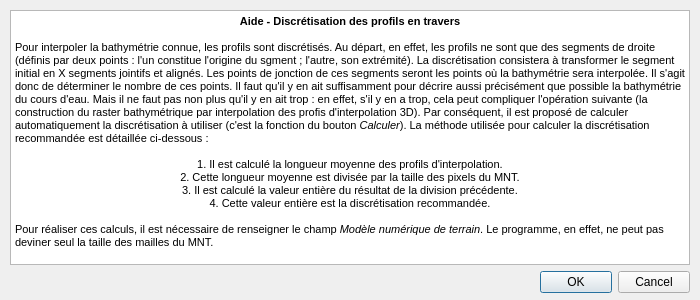
<?xml version="1.0" encoding="UTF-8"?>
<ui version="4.0">
 <class>BathysseurDialogAideDiscretisation</class>
 <widget class="QDialog" name="BathysseurDialogAideDiscretisation">
  <property name="geometry">
   <rect>
    <x>0</x>
    <y>0</y>
    <width>700</width>
    <height>300</height>
   </rect>
  </property>
  <property name="windowTitle">
   <string>Aide : discrétisation des profils</string>
  </property>
  <property name="windowIcon">
   <iconset>
    <normaloff>icon.png</normaloff>icon.png</iconset>
  </property>
  <widget class="QDialogButtonBox" name="buttonBox">
   <property name="geometry">
    <rect>
     <x>540</x>
     <y>270</y>
     <width>150</width>
     <height>25</height>
    </rect>
   </property>
   <property name="orientation">
    <enum>Qt::Horizontal</enum>
   </property>
   <property name="standardButtons">
    <set>QDialogButtonBox::Cancel|QDialogButtonBox::Ok</set>
   </property>
  </widget>
  <widget class="QTextEdit" name="texteAideDiscretisation">
   <property name="geometry">
    <rect>
     <x>10</x>
     <y>10</y>
     <width>680</width>
     <height>255</height>
    </rect>
   </property>
   <property name="html">
    <string>&lt;!DOCTYPE HTML PUBLIC &quot;-//W3C//DTD HTML 4.0//EN&quot; &quot;http://www.w3.org/TR/REC-html40/strict.dtd&quot;&gt;
&lt;html&gt;&lt;head&gt;&lt;meta name=&quot;qrichtext&quot; content=&quot;1&quot; /&gt;&lt;style type=&quot;text/css&quot;&gt;
p, li { white-space: pre-wrap; }
&lt;/style&gt;&lt;/head&gt;&lt;body style=&quot; font-family:'MS Shell Dlg 2'; font-size:8.25pt; font-weight:400; font-style:normal;&quot;&gt;
&lt;p align=&quot;center&quot; style=&quot; margin-top:0px; margin-bottom:0px; margin-left:0px; margin-right:0px; -qt-block-indent:0; text-indent:0px;&quot;&gt;&lt;span style=&quot; font-weight:600;&quot;&gt;Aide - Discrétisation des profils en travers&lt;/span&gt;&lt;/p&gt;
&lt;p style=&quot;-qt-paragraph-type:empty; margin-top:0px; margin-bottom:0px; margin-left:0px; margin-right:0px; -qt-block-indent:0; text-indent:0px;&quot;&gt;&lt;br /&gt;&lt;/p&gt;
&lt;p style=&quot; margin-top:0px; margin-bottom:0px; margin-left:0px; margin-right:0px; -qt-block-indent:0; text-indent:0px;&quot;&gt;Pour interpoler la bathymétrie connue, les profils sont discrétisés. Au départ, en effet, les profils ne sont que des segments de droite (définis par deux points : l'un constitue l'origine du sgment ; l'autre, son extrémité). La discrétisation consistera à transformer le segment initial en X segments jointifs et alignés. Les points de jonction de ces segments seront les points où la bathymétrie sera interpolée. Il s'agit donc de déterminer le nombre de ces points. Il faut qu'il y en ait suffisamment pour décrire aussi précisément que possible la bathymétrie du cours d'eau. Mais il ne faut pas non plus qu'il y en ait trop : en effet, s'il y en a trop, cela peut compliquer l'opération suivante (la construction du raster bathymétrique par interpolation des profis d'interpolation 3D). Par conséquent, il est proposé de calculer automatiquement la discrétisation à utiliser (c'est la fonction du bouton &lt;span style=&quot; font-style:italic;&quot;&gt;Calculer&lt;/span&gt;). La méthode utilisée pour calculer la discrétisation recommandée est détaillée ci-dessous :&lt;/p&gt;
&lt;p style=&quot;-qt-paragraph-type:empty; margin-top:0px; margin-bottom:0px; margin-left:0px; margin-right:0px; -qt-block-indent:0; text-indent:0px;&quot;&gt;&lt;br /&gt;&lt;/p&gt;
&lt;p align=&quot;center&quot; style=&quot; margin-top:0px; margin-bottom:0px; margin-left:0px; margin-right:0px; -qt-block-indent:0; text-indent:0px;&quot;&gt;1. Il est calculé la longueur moyenne des profils d'interpolation.&lt;/p&gt;
&lt;p align=&quot;center&quot; style=&quot; margin-top:0px; margin-bottom:0px; margin-left:0px; margin-right:0px; -qt-block-indent:0; text-indent:0px;&quot;&gt;2. Cette longueur moyenne est divisée par la taille des pixels du MNT.&lt;/p&gt;
&lt;p align=&quot;center&quot; style=&quot; margin-top:0px; margin-bottom:0px; margin-left:0px; margin-right:0px; -qt-block-indent:0; text-indent:0px;&quot;&gt;3. Il est calculé la valeur entière du résultat de la division précédente.&lt;/p&gt;
&lt;p align=&quot;center&quot; style=&quot; margin-top:0px; margin-bottom:0px; margin-left:0px; margin-right:0px; -qt-block-indent:0; text-indent:0px;&quot;&gt;4. Cette valeur entière est la discrétisation recommandée.&lt;/p&gt;
&lt;p style=&quot;-qt-paragraph-type:empty; margin-top:0px; margin-bottom:0px; margin-left:0px; margin-right:0px; -qt-block-indent:0; text-indent:0px;&quot;&gt;&lt;br /&gt;&lt;/p&gt;
&lt;p style=&quot; margin-top:0px; margin-bottom:0px; margin-left:0px; margin-right:0px; -qt-block-indent:0; text-indent:0px;&quot;&gt;Pour réaliser ces calculs, il est nécessaire de renseigner le champ &lt;span style=&quot; font-style:italic;&quot;&gt;Modèle numérique de terrain&lt;/span&gt;. Le programme, en effet, ne peut pas deviner seul la taille des mailles du MNT.&lt;/p&gt;&lt;/body&gt;&lt;/html&gt;</string>
   </property>
  </widget>
 </widget>
 <resources/>
 <connections>
  <connection>
   <sender>buttonBox</sender>
   <signal>accepted()</signal>
   <receiver>BathysseurDialogAideDiscretisation</receiver>
   <slot>accept()</slot>
   <hints>
    <hint type="sourcelabel">
     <x>248</x>
     <y>254</y>
    </hint>
    <hint type="destinationlabel">
     <x>157</x>
     <y>274</y>
    </hint>
   </hints>
  </connection>
  <connection>
   <sender>buttonBox</sender>
   <signal>rejected()</signal>
   <receiver>BathysseurDialogAideDiscretisation</receiver>
   <slot>reject()</slot>
   <hints>
    <hint type="sourcelabel">
     <x>316</x>
     <y>260</y>
    </hint>
    <hint type="destinationlabel">
     <x>286</x>
     <y>274</y>
    </hint>
   </hints>
  </connection>
 </connections>
</ui>
